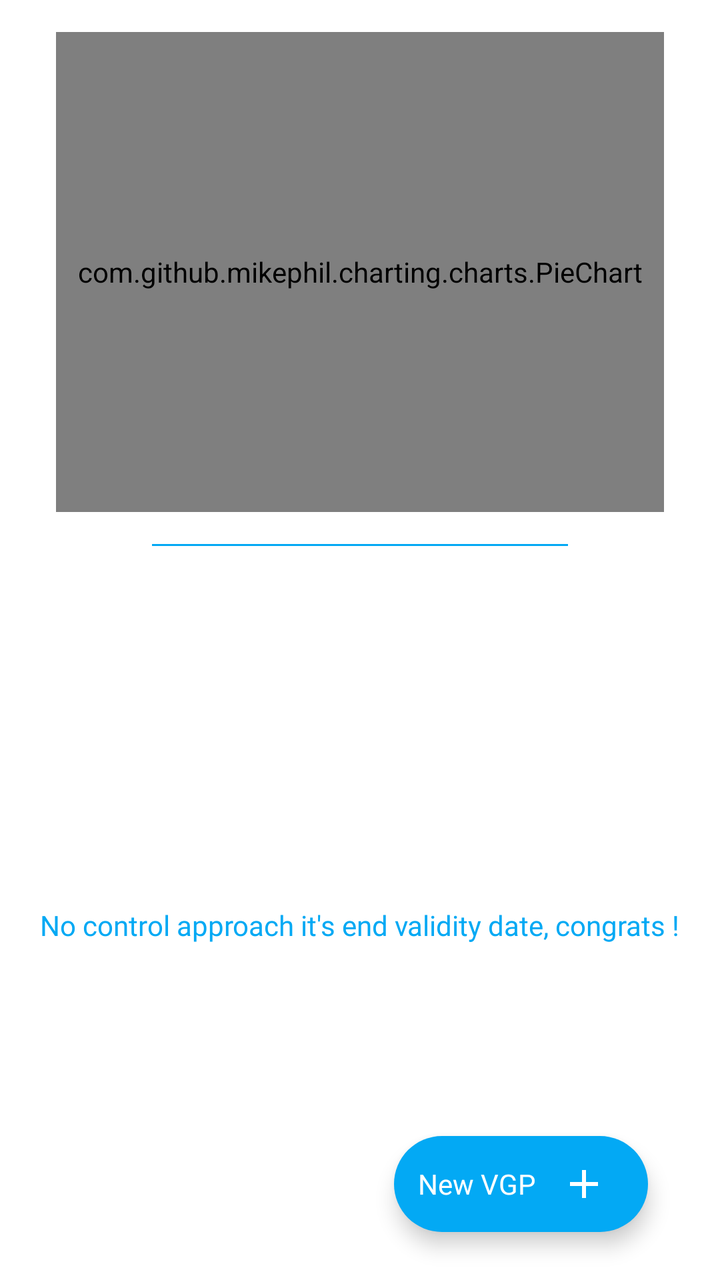
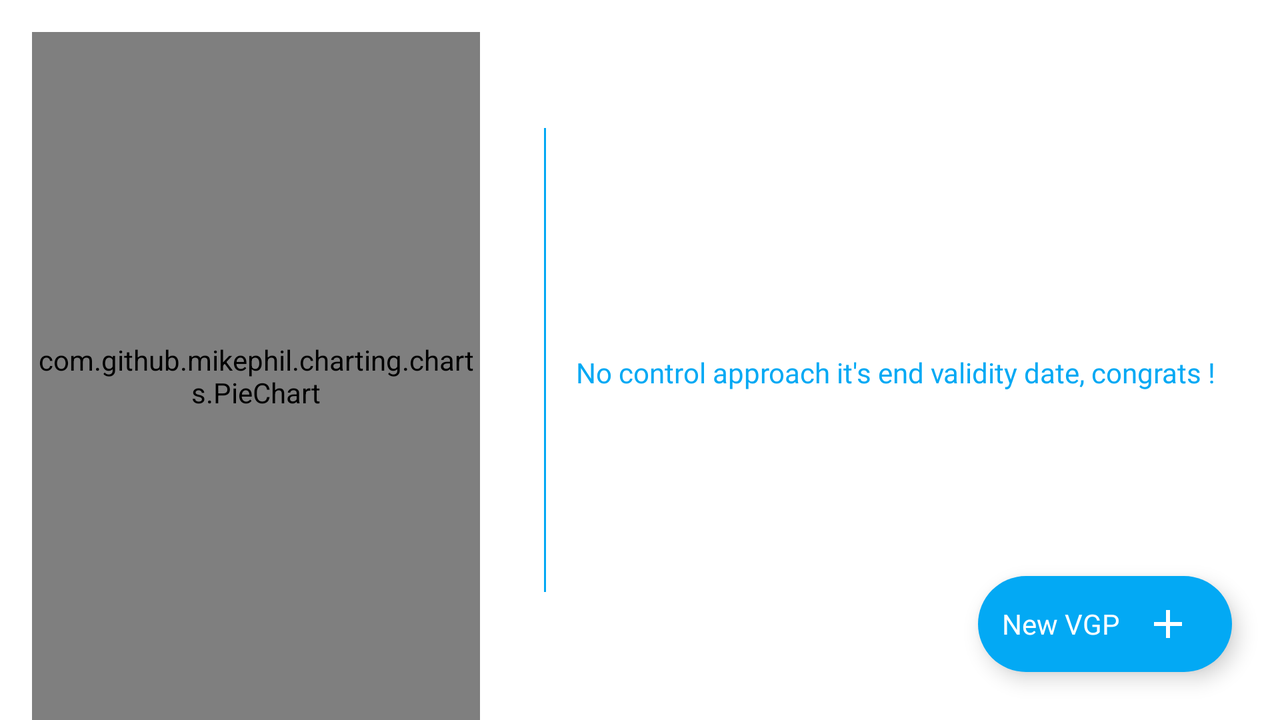

The same Android screen from two of the app's own layout files: first res/layout/ as a phone draws it, then the repository's variant for another configuration, drawn on a device whose configuration selects that folder. Both files follow.
<!-- AndroidManifest.xml: application theme AppTheme -->
<!-- res/layout/fragment_home.xml -->
<?xml version="1.0" encoding="utf-8"?>
<layout
    xmlns:android="http://schemas.android.com/apk/res/android"
    xmlns:app="http://schemas.android.com/apk/res-auto"
    xmlns:tools="http://schemas.android.com/tools">

    <data>

        <import type="android.view.View" />

        <variable
            name="viewModel"
            type="com.skichrome.oc.easyvgp.viewmodel.HomeViewModel" />
    </data>

    <androidx.constraintlayout.widget.ConstraintLayout
        android:layout_width="match_parent"
        android:layout_height="match_parent"
        android:layout_marginHorizontal="@dimen/form_layout_margin_horizontal">

        <com.github.mikephil.charting.charts.PieChart
            android:id="@+id/homeFragmentChart"
            android:layout_width="0dp"
            android:layout_height="0dp"
            android:layout_marginStart="16dp"
            android:layout_marginTop="16dp"
            android:layout_marginEnd="16dp"
            app:layout_constraintBottom_toTopOf="@id/homeFragmentGuideline"
            app:layout_constraintEnd_toEndOf="parent"
            app:layout_constraintStart_toStartOf="parent"
            app:layout_constraintTop_toTopOf="parent" />

        <androidx.constraintlayout.widget.Guideline
            android:id="@+id/homeFragmentGuideline"
            android:layout_width="wrap_content"
            android:layout_height="wrap_content"
            android:orientation="horizontal"
            app:layout_constraintEnd_toEndOf="parent"
            app:layout_constraintGuide_percent="0.4"
            app:layout_constraintStart_toStartOf="parent" />

        <View
            android:id="@+id/homeFragmentSeparator"
            style="@style/EasyVGPTheme.horizontalSeparatorStyle"
            android:layout_width="0dp"
            android:layout_height="1dp"
            app:layout_constraintEnd_toEndOf="parent"
            app:layout_constraintStart_toStartOf="parent"
            app:layout_constraintTop_toTopOf="@id/homeFragmentGuideline" />

        <TextView
            style="@style/EasyVGPTheme.tvBody1StyleNoMargin"
            android:layout_width="wrap_content"
            android:layout_height="wrap_content"
            android:text="@string/frag_home_no_report_approach_deadline"
            android:textColor="@color/secondaryColor"
            android:visibility="@{viewModel.controlList.size() == 0 ? View.VISIBLE : View.GONE}"
            app:layout_constraintBottom_toBottomOf="@+id/homeFragmentRecyclerView"
            app:layout_constraintEnd_toEndOf="parent"
            app:layout_constraintStart_toStartOf="parent"
            app:layout_constraintTop_toTopOf="@+id/homeFragmentRecyclerView"
            tools:visibility="visible" />

        <androidx.recyclerview.widget.RecyclerView
            android:id="@+id/homeFragmentRecyclerView"
            android:layout_width="0dp"
            android:layout_height="0dp"
            android:layout_marginHorizontal="@dimen/recycler_view_margin_horizontal"
            android:layout_marginTop="@dimen/form_layout_margin_horizontal"
            android:clipToPadding="false"
            android:paddingBottom="@dimen/margin_do_not_hide_fab"
            app:items_home_report="@{viewModel.controlList}"
            app:layoutManager="androidx.recyclerview.widget.LinearLayoutManager"
            app:layout_constraintBottom_toBottomOf="parent"
            app:layout_constraintEnd_toEndOf="parent"
            app:layout_constraintStart_toStartOf="parent"
            app:layout_constraintTop_toBottomOf="@+id/homeFragmentSeparator"
            tools:itemCount="2"
            tools:listitem="@layout/item_rv_home_fragment" />

        <com.google.android.material.floatingactionbutton.ExtendedFloatingActionButton
            android:id="@+id/homeFragmentFab"
            style="@style/EasyVGPTheme.fabStyle"
            android:drawableEnd="@drawable/ic_add_24dp"
            android:text="@string/frag_home_btn_new_vgp"
            android:textColor="@android:color/white"
            app:layout_constraintBottom_toBottomOf="parent"
            app:layout_constraintEnd_toEndOf="parent" />

    </androidx.constraintlayout.widget.ConstraintLayout>
</layout>
<!-- resources referenced by this layout -->
<resources>
  <color name="secondaryColor">#03a9f4</color>
  <dimen name="form_layout_margin_horizontal">12dp</dimen>
  <dimen name="margin_do_not_hide_fab">100dp</dimen>
  <dimen name="recycler_view_margin_horizontal">4dp</dimen>
  <!-- drawable ic_add_24dp (drawable) -->
  <vector
      xmlns:android="http://schemas.android.com/apk/res/android"
      android:width="24dp"
      android:height="24dp"
      android:tint="#FFFFFF"
      android:viewportWidth="24.0"
      android:viewportHeight="24.0">
      <path
          android:fillColor="#FF000000"
          android:pathData="M19,13h-6v6h-2v-6H5v-2h6V5h2v6h6v2z" />
  </vector>
  <string name="frag_home_btn_new_vgp">New VGP</string>
  <string name="frag_home_no_report_approach_deadline">No control approach it\'s end validity date, congrats !</string>
  <style name="EasyVGPTheme.fabStyle" parent="Widget.Design.FloatingActionButton">
          <item name="backgroundTint">@color/secondaryColor</item>
          <item name="android:background">@null</item>
          <item name="android:layout_width">wrap_content</item>
          <item name="android:layout_height">wrap_content</item>
          <item name="android:layout_marginBottom">@dimen/fab_margin</item>
          <item name="android:layout_marginEnd">@dimen/fab_margin</item>
          <item name="tint">@color/secondaryTextColor</item>
      </style>
  <style name="EasyVGPTheme.horizontalSeparatorStyle" parent="AppTheme">
          <item name="android:background">@color/secondaryColor</item>
          <item name="android:layout_marginStart">@dimen/divider_horizontal_margin</item>
          <item name="android:layout_marginEnd">@dimen/divider_horizontal_margin</item>
          <item name="android:layout_marginTop">@dimen/divider_top_margin</item>
          <item name="android:layout_height">1dp</item>
          <item name="android:layout_width">0dp</item>
      </style>
  <style name="EasyVGPTheme.tvBody1StyleNoMargin" parent="TextAppearance.AppCompat.Body1">
          <item name="android:drawablePadding">@dimen/edit_text_drawable_padding</item>
          <item name="android:textColor">@color/primaryTextColor</item>
          <item name="android:layout_height">wrap_content</item>
          <item name="android:layout_width">wrap_content</item>
          <item name="fontFamily">@font/roboto</item>
      </style>
  <style name="AppTheme" parent="Theme.MaterialComponents.Light.NoActionBar">
  
          
          <item name="colorPrimary">@color/primaryColor</item>
          <item name="colorPrimaryDark">@color/primaryDarkColor</item>
          <item name="colorAccent">@color/secondaryColor</item>
          <item name="fontFamily">@font/roboto</item>
      </style>
  <dimen name="fab_margin">24dp</dimen>
  <color name="secondaryTextColor">#E1FFFFFF</color>
  <dimen name="divider_horizontal_margin">64dp</dimen>
  <dimen name="divider_top_margin">16dp</dimen>
  <dimen name="edit_text_drawable_padding">16dp</dimen>
  <color name="primaryTextColor">#000000</color>
  <color name="primaryColor">#ff6e13</color>
  <color name="primaryDarkColor">#c43d00</color>
</resources>
<!-- res/layout-land/fragment_home.xml (the repository's variant of the layout above) -->
<!-- drawn on the phone turned sideways -->
<?xml version="1.0" encoding="utf-8"?>
<layout
    xmlns:android="http://schemas.android.com/apk/res/android"
    xmlns:app="http://schemas.android.com/apk/res-auto"
    xmlns:tools="http://schemas.android.com/tools">

    <data>

        <import type="android.view.View" />

        <variable
            name="viewModel"
            type="com.skichrome.oc.easyvgp.viewmodel.HomeViewModel" />
    </data>

    <androidx.constraintlayout.widget.ConstraintLayout
        android:layout_width="match_parent"
        android:layout_height="match_parent">

        <com.github.mikephil.charting.charts.PieChart
            android:id="@+id/homeFragmentChart"
            android:layout_width="0dp"
            android:layout_height="0dp"
            android:layout_marginStart="16dp"
            android:layout_marginTop="16dp"
            android:layout_marginEnd="16dp"
            app:layout_constraintBottom_toBottomOf="parent"
            app:layout_constraintEnd_toStartOf="@id/homeFragmentGuideline"
            app:layout_constraintStart_toStartOf="parent"
            app:layout_constraintTop_toTopOf="parent" />

        <androidx.constraintlayout.widget.Guideline
            android:id="@+id/homeFragmentGuideline"
            android:layout_width="wrap_content"
            android:layout_height="wrap_content"
            android:orientation="vertical"
            app:layout_constraintEnd_toEndOf="parent"
            app:layout_constraintGuide_percent="0.4"
            app:layout_constraintStart_toStartOf="parent" />

        <View
            android:id="@+id/homeFragmentSeparator"
            style="@style/EasyVGPTheme.verticalSeparatorStyle"
            app:layout_constraintBottom_toBottomOf="parent"
            app:layout_constraintStart_toEndOf="@id/homeFragmentGuideline"
            app:layout_constraintTop_toTopOf="parent" />

        <TextView
            style="@style/EasyVGPTheme.tvBody1StyleNoMargin"
            android:layout_width="wrap_content"
            android:layout_height="wrap_content"
            android:text="@string/frag_home_no_report_approach_deadline"
            android:textColor="@color/secondaryColor"
            android:visibility="@{viewModel.controlList.size() == 0 ? View.VISIBLE : View.GONE}"
            app:layout_constraintBottom_toBottomOf="@+id/homeFragmentRecyclerView"
            app:layout_constraintEnd_toEndOf="parent"
            app:layout_constraintStart_toEndOf="@id/homeFragmentGuideline"
            app:layout_constraintTop_toTopOf="@+id/homeFragmentRecyclerView"
            tools:visibility="visible" />

        <androidx.recyclerview.widget.RecyclerView
            android:id="@+id/homeFragmentRecyclerView"
            android:layout_width="0dp"
            android:layout_height="0dp"
            android:layout_marginHorizontal="@dimen/form_layout_margin_horizontal"
            android:layout_marginTop="@dimen/form_layout_margin_horizontal"
            android:clipToPadding="false"
            android:paddingBottom="@dimen/margin_do_not_hide_fab"
            app:items_home_report="@{viewModel.controlList}"
            app:layoutManager="androidx.recyclerview.widget.LinearLayoutManager"
            app:layout_constraintBottom_toBottomOf="parent"
            app:layout_constraintEnd_toEndOf="parent"
            app:layout_constraintStart_toEndOf="@+id/homeFragmentSeparator"
            app:layout_constraintTop_toTopOf="parent"
            tools:itemCount="2"
            tools:listitem="@layout/item_rv_home_fragment" />

        <com.google.android.material.floatingactionbutton.ExtendedFloatingActionButton
            android:id="@+id/homeFragmentFab"
            style="@style/EasyVGPTheme.fabStyle"
            android:drawableEnd="@drawable/ic_add_24dp"
            android:text="@string/frag_home_btn_new_vgp"
            android:textColor="@android:color/white"
            app:layout_constraintBottom_toBottomOf="parent"
            app:layout_constraintEnd_toEndOf="parent" />

    </androidx.constraintlayout.widget.ConstraintLayout>
</layout>
<!-- resources referenced by the variant -->
<!-- as the phone turned sideways resolves them -->
<resources>
  <color name="secondaryColor">#03a9f4</color>
  <dimen name="form_layout_margin_horizontal">12dp</dimen>
  <dimen name="margin_do_not_hide_fab">100dp</dimen>
  <!-- drawable ic_add_24dp (drawable) -->
  <vector
      xmlns:android="http://schemas.android.com/apk/res/android"
      android:width="24dp"
      android:height="24dp"
      android:tint="#FFFFFF"
      android:viewportWidth="24.0"
      android:viewportHeight="24.0">
      <path
          android:fillColor="#FF000000"
          android:pathData="M19,13h-6v6h-2v-6H5v-2h6V5h2v6h6v2z" />
  </vector>
  <string name="frag_home_btn_new_vgp">New VGP</string>
  <string name="frag_home_no_report_approach_deadline">No control approach it\'s end validity date, congrats !</string>
  <style name="EasyVGPTheme.fabStyle" parent="Widget.Design.FloatingActionButton">
          <item name="backgroundTint">@color/secondaryColor</item>
          <item name="android:background">@null</item>
          <item name="android:layout_width">wrap_content</item>
          <item name="android:layout_height">wrap_content</item>
          <item name="android:layout_marginBottom">@dimen/fab_margin</item>
          <item name="android:layout_marginEnd">@dimen/fab_margin</item>
          <item name="tint">@color/secondaryTextColor</item>
      </style>
  <style name="EasyVGPTheme.tvBody1StyleNoMargin" parent="TextAppearance.AppCompat.Body1">
          <item name="android:drawablePadding">@dimen/edit_text_drawable_padding</item>
          <item name="android:textColor">@color/primaryTextColor</item>
          <item name="android:layout_height">wrap_content</item>
          <item name="android:layout_width">wrap_content</item>
          <item name="fontFamily">@font/roboto</item>
      </style>
  <style name="EasyVGPTheme.verticalSeparatorStyle" parent="AppTheme">
          <item name="android:background">@color/secondaryColor</item>
          <item name="android:layout_marginStart">@dimen/divider_top_margin</item>
          <item name="android:layout_marginEnd">@dimen/divider_top_margin</item>
          <item name="android:layout_marginTop">@dimen/divider_horizontal_margin</item>
          <item name="android:layout_marginBottom">@dimen/divider_horizontal_margin</item>
          <item name="android:layout_height">match_parent</item>
          <item name="android:layout_width">1dp</item>
      </style>
  <style name="AppTheme" parent="Theme.MaterialComponents.Light.NoActionBar">
  
          
          <item name="colorPrimary">@color/primaryColor</item>
          <item name="colorPrimaryDark">@color/primaryDarkColor</item>
          <item name="colorAccent">@color/secondaryColor</item>
          <item name="fontFamily">@font/roboto</item>
      </style>
  <dimen name="fab_margin">24dp</dimen>
  <color name="secondaryTextColor">#E1FFFFFF</color>
  <dimen name="edit_text_drawable_padding">16dp</dimen>
  <color name="primaryTextColor">#000000</color>
  <dimen name="divider_top_margin">16dp</dimen>
  <dimen name="divider_horizontal_margin">64dp</dimen>
  <color name="primaryColor">#ff6e13</color>
  <color name="primaryDarkColor">#c43d00</color>
</resources>
